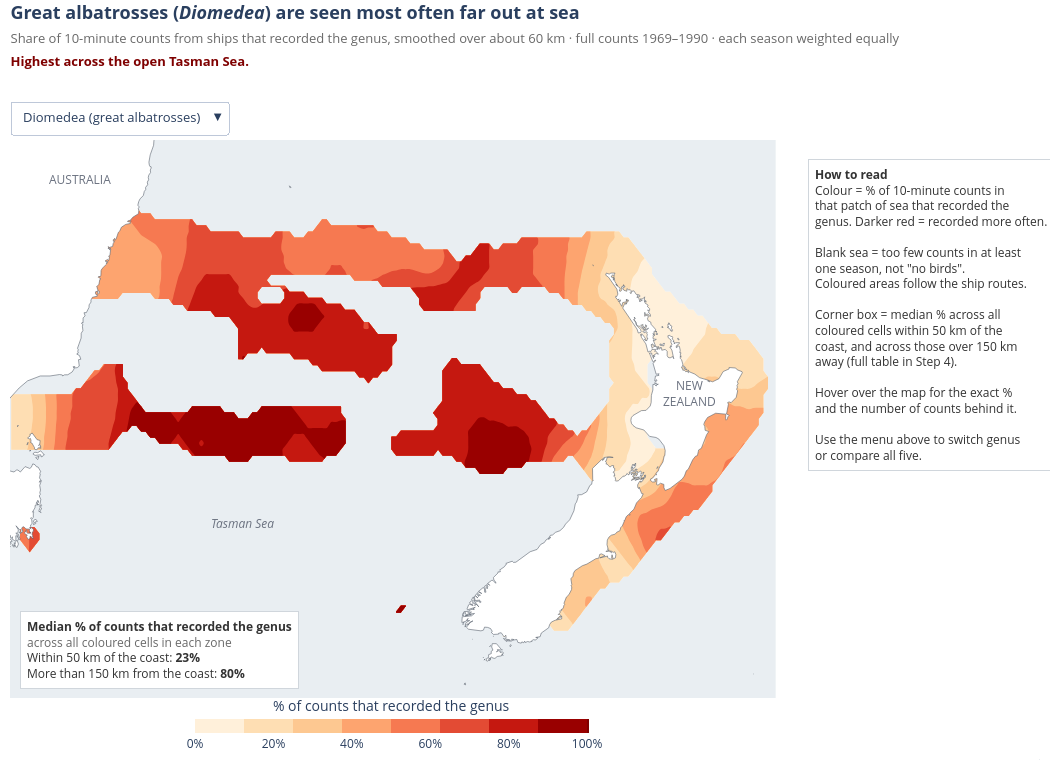

Source (notebook cell):
### Markdown cell above
## Visualisation

### Code cell
names = {"Diomedea": "great albatrosses", "Thalassarche": "mollymawks", "Ardenna": "large shearwaters",
         "Pterodroma": "gadfly petrels", "Daption": "Cape petrel"}
n_near = {g: np.nanmedian(rate[g][near]) for g in order}    # median % over coloured cells within 50 km of land
n_far = {g: np.nanmedian(rate[g][far]) for g in order}      # median % over coloured cells more than 150 km from land

# title (main pattern) and red line (hotspot) for each view, written from the maps and the Step 4 table
headline = {"Diomedea": "Great albatrosses (<i>Diomedea</i>) are seen most often far out at sea",
            "Thalassarche": "Mollymawks (<i>Thalassarche</i>) are seen as often near the coast as far out at sea",
            "Ardenna": "Large shearwaters (<i>Ardenna</i>) are seen most often near the coast",
            "Pterodroma": "Gadfly petrels (<i>Pterodroma</i>) are seen more often far out at sea",
            "Daption": "Cape petrels (<i>Daption</i>) gather off the South Island's east coast",
            "All": "Albatrosses and gadfly petrels favour the open sea; large shearwaters stay near the coast"}
hotspot = {"Diomedea": "Highest across the open Tasman Sea.",
           "Thalassarche": "Slightly higher off the south-east of the South Island.",
           "Ardenna": "Hotspots off north-east North Island, southern NZ and the Australian coast.",
           "Pterodroma": "One coastal exception: a hotspot off north-east North Island.",
           "Daption": "Strongest off the east coast of the South Island.",
           "All": "Mollymawks show no coast-to-sea difference; Cape petrels are concentrated off the South Island's east coast."}
def title(view):
    what = "each genus" if view == "All" else "the genus"
    return (f"<b>{headline[view]}</b><br><span style='font-size:13px;color:dimgrey'>Share of 10-minute counts from ships that recorded "
            f"{what}, smoothed over about 60 km · full counts 1969–1990 · each season weighted equally</span>"
            f"<br><span style='font-size:13px;color:#7f0000'><b>{hotspot[view]}</b></span>")

# axis 1 = one big map, axes 2-6 = the five small maps for "All genera"; each trace is tagged (meta) with the view it belongs to
fig = go.Figure()
counts_nearby = nearby.round().astype(int).tolist()    # plain list, so every plotly version can show it on hover
def add_map(g, axis, tag, bar):
    a = "" if axis == 1 else axis                      # plotly names the axes x, x2, x3 ...
    fig.add_trace(go.Contour(x=lon_mid[cols], y=lat_mid[rows], z=rate[g][inside].round().astype("float32"), customdata=counts_nearby,
                             zmin=0, zmax=100, contours=dict(start=0, end=100, size=12.5), autocontour=False, line_width=0,
                             colorscale="OrRd", hoverongaps=False, xaxis=f"x{a}", yaxis=f"y{a}", meta=tag, showscale=bar is not None,
                             colorbar=dict(**(bar or {}), orientation="h", thickness=14, dtick=20, ticksuffix="%",
                                           title=dict(text="% of counts that recorded the genus", side="top")),
                             hovertemplate=f"<b><i>{g}</i></b> ({names[g]})<br>Recorded in %{{z:.0f}}% of counts here<br>"
                                           "Based on %{customdata} counts within about 60 km<extra></extra>"))
def add_land(axis, tag):
    a = "" if axis == 1 else axis
    fig.add_trace(go.Scatter(x=coast_x, y=coast_y, fill="toself", fillcolor="white", mode="lines", line=dict(color="#5b6470", width=0.6),
                             hoverinfo="skip", showlegend=False, xaxis=f"x{a}", yaxis=f"y{a}", meta=tag))

for g in order:                                        # big map: one colour layer per genus, colour scale underneath
    add_map(g, 1, g, dict(x=0.37, xanchor="center", y=0, yanchor="bottom", len=0.4))
add_land(1, "single")
for k, g in enumerate(order):                          # small maps: one colour scale only, in the empty 6th space
    add_map(g, k + 2, "All", dict(x=0.84, xanchor="center", y=0.03, yanchor="bottom", len=0.28) if k == 0 else None)
    add_land(k + 2, "All")

def visible(view):
    return [t.meta == view or (t.meta == "single" and view != "All") for t in fig.data]

# boxes and labels
small = [([x, x + 0.32], [y, y + 0.44]) for y in (0.53, 0.03) for x in (0, 0.34, 0.68)][:5]   # where the small maps go
def note(x, y, text, box=True, **kw):  # text on the figure; box=True gives it a white box with a grey border
    a = dict(x=x, y=y, xref="paper", yref="paper", xanchor="left", yanchor="top", align="left", showarrow=False, text=text,
             font=dict(size=12, color="#333"))
    if box:
        a.update(bgcolor="white", bordercolor="#d0d6dc", borderwidth=1, borderpad=6)
    return a | kw
read_single = note(0.775, 0.97, "<b>How to read</b><br>Colour = % of 10-minute counts in<br>that patch of sea that recorded the<br>"
                   "genus. Darker red = recorded more often.<br><br>Blank sea = too few counts in at least<br>one season, not \"no birds\".<br>"
                   "Coloured areas follow the ship routes.<br><br>Corner box = median % across all<br>coloured cells within 50 km of the<br>"
                   "coast, and across those over 150 km<br>away (full table in Step 4).<br><br>Hover over the map for the exact %<br>"
                   "and the number of counts behind it.<br><br>Use the menu above to switch genus<br>or compare all five.")
read_all = note(0.69, 0.45, "<b>How to read</b><br>Colour = % of 10-minute counts in that<br>patch of sea that recorded the genus.<br>"
                "Darker red = recorded more often.<br>All five maps share one colour scale.<br>Blank sea = too few counts in a season.<br>"
                "Under each map: median % across coloured<br>cells within 50 km / over 150 km of land.<br><br>"
                "Hover for exact numbers, or pick one<br>genus in the menu to see it larger.")
def places(axis):   # place names on map axis 1 (big map), or short names on axes 2-6 (small maps)
    a, big = ("", True) if axis == 1 else (axis, False)
    return [dict(x=x, y=y, xref=f"x{a}", yref=f"y{a}", text=t, showarrow=False, font=dict(size=12 if big else 9, color="#6b7280"))
            for x, y, t in [(150, -31.3, "AUSTRALIA" if big else "AUS"), (176.3, -38.4, "NEW<br>ZEALAND" if big else "NZ"),
                            (157, -42.7, "<i>Tasman Sea</i>")]]
views = {g: places(1) + [read_single, note(0.01, 0.115, f"<b>Median % of counts that recorded the genus</b><br><span style='color:dimgrey'>across all "
                                f"coloured cells in each zone</span><br>Within 50 km of the coast: <b>{n_near[g]:.0f}%</b><br>"
                                f"More than 150 km from the coast: <b>{n_far[g]:.0f}%</b>", yanchor="bottom")] for g in order}
views["All"] = [read_all] + [p for k in range(5) for p in places(k + 2)] + [a for k, g in enumerate(order) for a in (
    note(small[k][0][0], small[k][1][1], f"<b><i>{g}</i></b> <span style='color:dimgrey'>({names[g]})</span>", box=False, yanchor="bottom"),
    note(small[k][0][0], small[k][1][0] + 0.008, f"Median %: within 50 km of coast <b>{n_near[g]:.0f}%</b> · over 150 km "
         f"<b>{n_far[g]:.0f}%</b>", box=False, yanchor="bottom", font=dict(size=11, color="#333")))]

# axes not in use are shrunk into a tiny corner, if not their invisible area sits on top of the map and blocks hover
def domains(view):
    big, tiny = ([0, 0.76], [0.1, 1]), ([0.999, 1], [0, 0.001]) # big map: left side, bottom 10% kept for its colour scale
    out = {}
    for i, (xd, yd) in enumerate([tiny if view == "All" else big] + [s if view == "All" else tiny for s in small], start=1):
        a = "" if i == 1 else i
        out[f"xaxis{a}"] = dict(domain=xd, range=LON, visible=False, constrain="domain", constraintoward="left")
        out[f"yaxis{a}"] = dict(domain=yd, range=LAT, visible=False, constrain="domain", constraintoward="top", scaleanchor=f"x{a}", scaleratio=1.3)
    return out

buttons = [dict(label="All genera (compare)" if v == "All" else f"{v} ({names[v]})", method="update",
                args=[{"visible": visible(v)}, {"title.text": title(v), "annotations": views[v],
                                                **{f"{k}.domain": d["domain"] for k, d in domains(v).items()}}]) for v in views]
for t, on in zip(fig.data, visible(order[0])):         # start on the first genus
    t.visible = on
fig.update_layout(domains(order[0]), annotations=views[order[0]], width=1050, height=770, margin=dict(l=10, r=10, t=140, b=10),
                  title=dict(text=title(order[0]), x=0.01, y=0.975, yanchor="top", font=dict(size=18)),
                  updatemenus=[dict(buttons=buttons, x=0, xanchor="left", y=1.01, yanchor="bottom", bgcolor="white", font=dict(size=13))],
                  plot_bgcolor="#e9eef2", paper_bgcolor="white")
fig.show()
